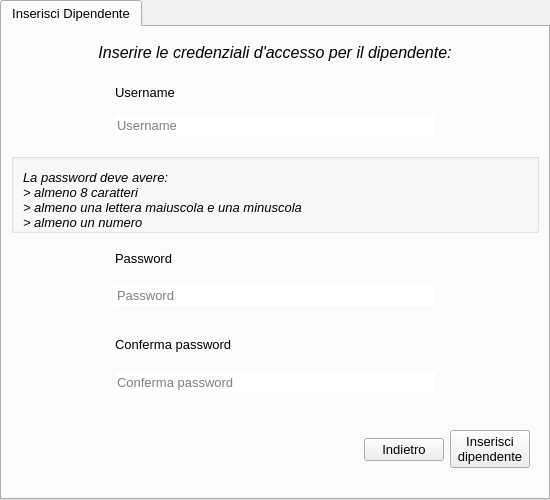
<?xml version="1.0" encoding="UTF-8"?>
<ui version="4.0">
 <class>tabWidget</class>
 <widget class="QTabWidget" name="tabWidget">
  <property name="geometry">
   <rect>
    <x>0</x>
    <y>0</y>
    <width>550</width>
    <height>500</height>
   </rect>
  </property>
  <property name="minimumSize">
   <size>
    <width>550</width>
    <height>500</height>
   </size>
  </property>
  <property name="font">
   <font>
    <family>Arial</family>
    <pointsize>10</pointsize>
   </font>
  </property>
  <property name="windowTitle">
   <string>Inserisci Dipendente</string>
  </property>
  <widget class="QWidget" name="tabInserisciDipendente">
   <attribute name="title">
    <string>Inserisci Dipendente</string>
   </attribute>
   <layout class="QVBoxLayout" name="verticalLayout">
    <property name="topMargin">
     <number>16</number>
    </property>
    <item>
     <widget class="QLabel" name="label">
      <property name="sizePolicy">
       <sizepolicy hsizetype="Preferred" vsizetype="Fixed">
        <horstretch>0</horstretch>
        <verstretch>0</verstretch>
       </sizepolicy>
      </property>
      <property name="font">
       <font>
        <family>Arial</family>
        <pointsize>12</pointsize>
        <italic>true</italic>
       </font>
      </property>
      <property name="text">
       <string>Inserire le credenziali d'accesso per il dipendente:</string>
      </property>
      <property name="alignment">
       <set>Qt::AlignBottom|Qt::AlignHCenter</set>
      </property>
     </widget>
    </item>
    <item>
     <widget class="QWidget" name="widgetUsernae" native="true">
      <property name="sizePolicy">
       <sizepolicy hsizetype="Preferred" vsizetype="Expanding">
        <horstretch>0</horstretch>
        <verstretch>0</verstretch>
       </sizepolicy>
      </property>
      <layout class="QGridLayout" name="gridLayout_3">
       <property name="bottomMargin">
        <number>5</number>
       </property>
       <item row="1" column="1">
        <widget class="QLineEdit" name="lineEditUsername">
         <property name="minimumSize">
          <size>
           <width>320</width>
           <height>0</height>
          </size>
         </property>
         <property name="frame">
          <bool>false</bool>
         </property>
         <property name="placeholderText">
          <string>Username</string>
         </property>
        </widget>
       </item>
       <item row="0" column="1">
        <widget class="QLabel" name="labelUsername">
         <property name="sizePolicy">
          <sizepolicy hsizetype="Preferred" vsizetype="Fixed">
           <horstretch>0</horstretch>
           <verstretch>0</verstretch>
          </sizepolicy>
         </property>
         <property name="text">
          <string>Username</string>
         </property>
        </widget>
       </item>
       <item row="0" column="0">
        <spacer name="horizontalSpacer_5">
         <property name="orientation">
          <enum>Qt::Horizontal</enum>
         </property>
         <property name="sizeHint" stdset="0">
          <size>
           <width>40</width>
           <height>20</height>
          </size>
         </property>
        </spacer>
       </item>
       <item row="0" column="2">
        <spacer name="horizontalSpacer_6">
         <property name="orientation">
          <enum>Qt::Horizontal</enum>
         </property>
         <property name="sizeHint" stdset="0">
          <size>
           <width>40</width>
           <height>20</height>
          </size>
         </property>
        </spacer>
       </item>
      </layout>
     </widget>
    </item>
    <item>
     <widget class="QGroupBox" name="groupBoxIstruzioniPassword">
      <property name="sizePolicy">
       <sizepolicy hsizetype="Preferred" vsizetype="Expanding">
        <horstretch>0</horstretch>
        <verstretch>0</verstretch>
       </sizepolicy>
      </property>
      <property name="title">
       <string/>
      </property>
      <property name="flat">
       <bool>true</bool>
      </property>
      <layout class="QVBoxLayout" name="verticalLayout_3">
       <property name="topMargin">
        <number>11</number>
       </property>
       <property name="bottomMargin">
        <number>0</number>
       </property>
       <item>
        <widget class="QLabel" name="labelIstruzioniPassword">
         <property name="font">
          <font>
           <family>Arial</family>
           <pointsize>10</pointsize>
           <italic>true</italic>
          </font>
         </property>
         <property name="text">
          <string>La password deve avere:
&gt; almeno 8 caratteri
&gt; almeno una lettera maiuscola e una minuscola
&gt; almeno un numero</string>
         </property>
        </widget>
       </item>
      </layout>
     </widget>
    </item>
    <item>
     <widget class="QWidget" name="widgetPassword" native="true">
      <property name="sizePolicy">
       <sizepolicy hsizetype="Preferred" vsizetype="Expanding">
        <horstretch>0</horstretch>
        <verstretch>0</verstretch>
       </sizepolicy>
      </property>
      <layout class="QGridLayout" name="gridLayout">
       <property name="topMargin">
        <number>0</number>
       </property>
       <property name="bottomMargin">
        <number>0</number>
       </property>
       <item row="0" column="1">
        <widget class="QLabel" name="labelPassword">
         <property name="sizePolicy">
          <sizepolicy hsizetype="Preferred" vsizetype="Fixed">
           <horstretch>0</horstretch>
           <verstretch>0</verstretch>
          </sizepolicy>
         </property>
         <property name="text">
          <string>Password</string>
         </property>
        </widget>
       </item>
       <item row="1" column="1">
        <widget class="QLineEdit" name="lineEditPassword">
         <property name="minimumSize">
          <size>
           <width>320</width>
           <height>0</height>
          </size>
         </property>
         <property name="frame">
          <bool>false</bool>
         </property>
         <property name="echoMode">
          <enum>QLineEdit::Password</enum>
         </property>
         <property name="placeholderText">
          <string>Password</string>
         </property>
         <property name="clearButtonEnabled">
          <bool>false</bool>
         </property>
        </widget>
       </item>
       <item row="0" column="0">
        <spacer name="horizontalSpacer">
         <property name="orientation">
          <enum>Qt::Horizontal</enum>
         </property>
         <property name="sizeType">
          <enum>QSizePolicy::Expanding</enum>
         </property>
         <property name="sizeHint" stdset="0">
          <size>
           <width>40</width>
           <height>20</height>
          </size>
         </property>
        </spacer>
       </item>
       <item row="0" column="2">
        <spacer name="horizontalSpacer_2">
         <property name="orientation">
          <enum>Qt::Horizontal</enum>
         </property>
         <property name="sizeHint" stdset="0">
          <size>
           <width>40</width>
           <height>20</height>
          </size>
         </property>
        </spacer>
       </item>
      </layout>
     </widget>
    </item>
    <item>
     <widget class="QWidget" name="widgetConfermaPassword" native="true">
      <property name="sizePolicy">
       <sizepolicy hsizetype="Preferred" vsizetype="Expanding">
        <horstretch>0</horstretch>
        <verstretch>0</verstretch>
       </sizepolicy>
      </property>
      <layout class="QGridLayout" name="gridLayout_2">
       <property name="topMargin">
        <number>0</number>
       </property>
       <property name="bottomMargin">
        <number>0</number>
       </property>
       <item row="0" column="1">
        <widget class="QLabel" name="labelConfermaPassword">
         <property name="sizePolicy">
          <sizepolicy hsizetype="Preferred" vsizetype="Fixed">
           <horstretch>0</horstretch>
           <verstretch>0</verstretch>
          </sizepolicy>
         </property>
         <property name="text">
          <string>Conferma password</string>
         </property>
        </widget>
       </item>
       <item row="0" column="0">
        <spacer name="horizontalSpacer_3">
         <property name="orientation">
          <enum>Qt::Horizontal</enum>
         </property>
         <property name="sizeHint" stdset="0">
          <size>
           <width>40</width>
           <height>20</height>
          </size>
         </property>
        </spacer>
       </item>
       <item row="1" column="1">
        <widget class="QLineEdit" name="lineEditConfermaPassword">
         <property name="minimumSize">
          <size>
           <width>320</width>
           <height>0</height>
          </size>
         </property>
         <property name="frame">
          <bool>false</bool>
         </property>
         <property name="echoMode">
          <enum>QLineEdit::Password</enum>
         </property>
         <property name="placeholderText">
          <string>Conferma password</string>
         </property>
        </widget>
       </item>
       <item row="0" column="2">
        <spacer name="horizontalSpacer_4">
         <property name="orientation">
          <enum>Qt::Horizontal</enum>
         </property>
         <property name="sizeHint" stdset="0">
          <size>
           <width>40</width>
           <height>20</height>
          </size>
         </property>
        </spacer>
       </item>
      </layout>
     </widget>
    </item>
    <item>
     <widget class="QWidget" name="widgetButtons" native="true">
      <property name="sizePolicy">
       <sizepolicy hsizetype="Preferred" vsizetype="Expanding">
        <horstretch>0</horstretch>
        <verstretch>0</verstretch>
       </sizepolicy>
      </property>
      <layout class="QHBoxLayout" name="horizontalLayout">
       <item>
        <spacer name="spacer">
         <property name="orientation">
          <enum>Qt::Horizontal</enum>
         </property>
         <property name="sizeHint" stdset="0">
          <size>
           <width>40</width>
           <height>20</height>
          </size>
         </property>
        </spacer>
       </item>
       <item>
        <widget class="QPushButton" name="btnIndietro">
         <property name="text">
          <string>Indietro</string>
         </property>
        </widget>
       </item>
       <item>
        <widget class="QPushButton" name="btnInserisci">
         <property name="text">
          <string>Inserisci
dipendente</string>
         </property>
        </widget>
       </item>
      </layout>
     </widget>
    </item>
   </layout>
  </widget>
 </widget>
 <resources/>
 <connections/>
</ui>
